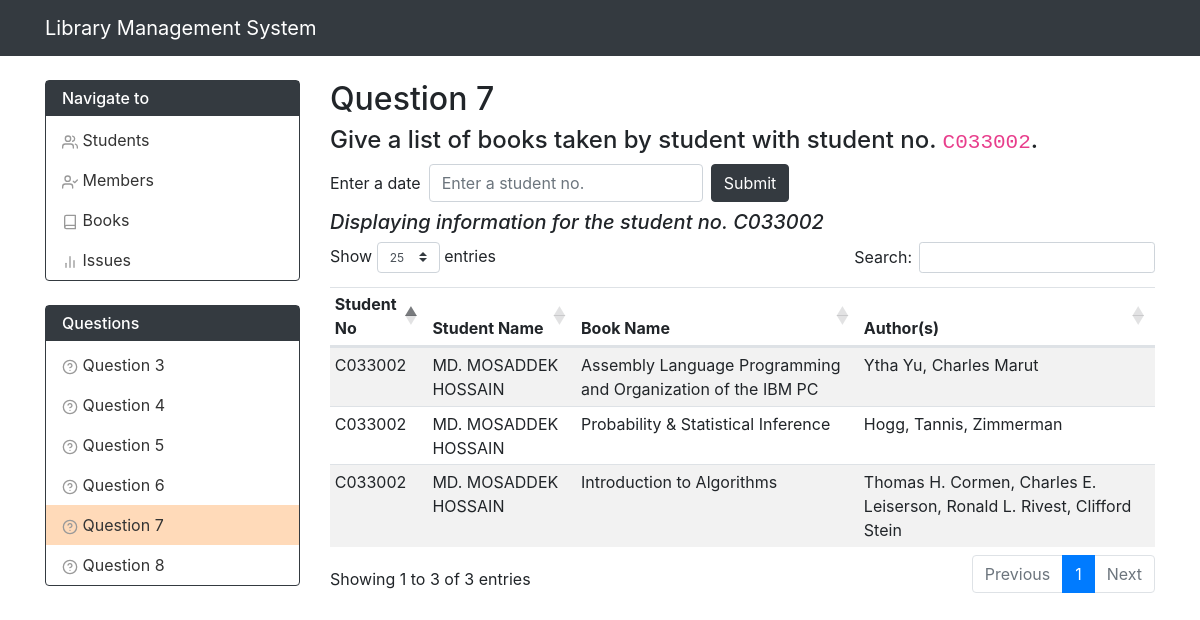
The app's page /q7.php with its own data.
### tables this page shows
CREATE TABLE `Student` (
  `stud_no` varchar(20) NOT NULL,
  `stud_name` varchar(100) DEFAULT NULL,
  PRIMARY KEY (`stud_no`),
  CONSTRAINT `student_chk_1` CHECK ((`stud_no` like _utf8mb4'C%'))
);

CREATE TABLE `Book` (
  `book_no` varchar(20) NOT NULL,
  `book_name` varchar(1000) DEFAULT NULL,
  `author` varchar(500) DEFAULT NULL,
  PRIMARY KEY (`book_no`)
);

### functions.php (called while the page is built, shortened)
<?php
function question_7($mysql, $std_no){
    $info = [];
    if($stmt = $mysql->prepare('SELECT Student.stud_no, stud_name, book_name, author FROM Student, Membership, Book, Iss_rec WHERE Student.stud_no = Membership.stud_no AND Membership.mem_no = Iss_rec.mem_no AND Iss_rec.book_no = Book.book_no AND Student.stud_no = ?')){
        $stmt->bind_param('s', $std_no);
        $stmt->execute();
        $stmt->store_result();
        if($stmt->num_rows > 0){
            for($i = 0; $i < $stmt->num_rows; ++$i){
                $stmt->bind_result($no, $std_name, $book_name, $author);
                $stmt->fetch();
                array_push($info, ['no' => $no, 'std_name' => $std_name, 'book_name' => $book_name, 'author' => $author]);
            }
        }
    }
    return $info;
}

### q7.php (the view, shortened to what this page needs)
<?php
require_once __DIR__ . '/functions.php';
$no = isset($_GET['no']) ? $_GET['no'] : 'C033002';
$info = question_7($mysqli, $no);
?><!doctype html>
<html lang="en">
<head>
    <link rel="stylesheet" href="https://maxcdn.bootstrapcdn.com/bootstrap/4.0.0/css/bootstrap.min.css">
</head>
<body>
<?php include_once __DIR__ . '/navbar.php'; ?>
<div class="container">
    <div class="row">
        <?php include_once __DIR__ . '/sidebar.php'; ?>
        <main class="col-md-9 mt-4">
            <h2 id="title">Question 7</h2>
            <h4>Give a list of books taken by student with student no. <code>C033002</code>.</h4>
            <form method="get" class="form-inline">
                <label for="no" class="mb-2 mr-sm-2">Enter a date</label> <input class="form-control mb-2 mr-sm-2" type="text" id="no" name="no" placeholder="Enter a student no.">
                <input class="mb-2 mr-sm-2 btn btn-dark" type="submit">
            </form>
            <h5><em>Displaying information for the student no. <?php echo $no; ?></em></h5>
            <table id="only_table" class="table table-striped table-sm" data-order='[[ 0, "asc" ]]' data-page-length='25'>
                <thead>
                <tr>
                    <th>Student No</th>
                    <th>Student Name</th>
                    <th>Book Name</th>
                    <th>Author(s)</th>
                </tr>
                </thead>
                <tbody id="info_table">
                <?php foreach ($info as $item): ?>
                    <tr>
                        <td><?php echo $item['no']; ?></td>
                        <td><?php echo $item['std_name']; ?></td>
                        <td><?php echo $item['book_name']; ?></td>
                        <td><?php echo $item['author']; ?></td>
                    </tr>
                <?php endforeach; ?>
                </tbody>
            </table>
        </main>
    </div>
</div>
<link rel="stylesheet" type="text/css" href="https://cdn.datatables.net/1.10.19/css/dataTables.bootstrap4.min.css" />
</body>
</html>

### q7.php (style rules this page uses)
main table td:nth-child(1) { max-width: 70px; min-width: 70px; }

### records on screen
student: stud_no "C033002", stud_name "MD. MOSADDEK HOSSAIN", book.book_name "Assembly Language Programming and Organization of the IBM PC", book.author "Ytha Yu, Charles Marut", book.book_name "Probability & Statistical Inference", book.author "Hogg, Tannis, Zimmerman", book.book_name "Introduction to Algorithms", book.author "Thomas H. Cormen, Charles E. Leiserson, Ronald L. Rivest, Clifford Stein"
